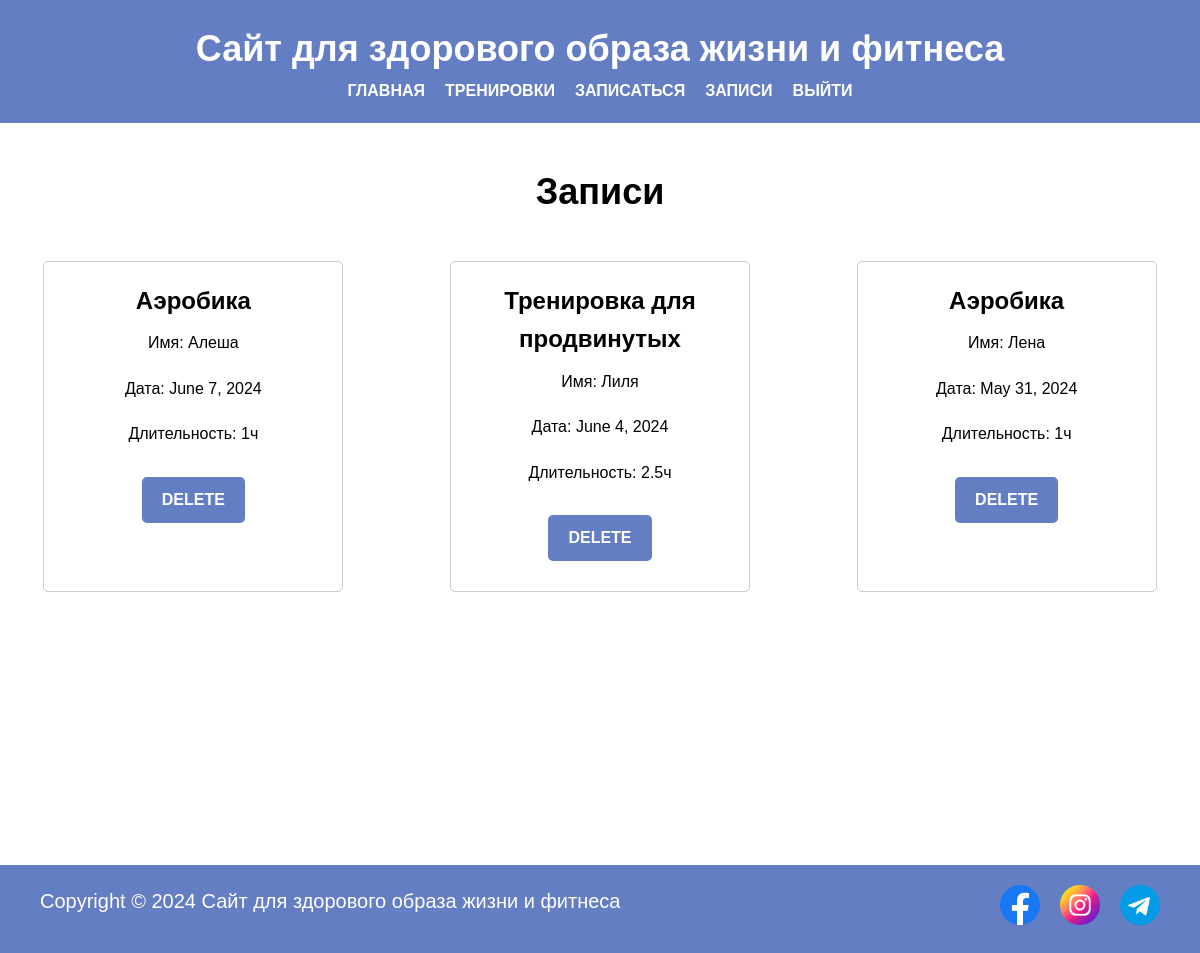
Screenshot of /list/ (signed in) with the database file from the repository.
### mysite/models.py (models this page shows, shortened)
class Registration(models.Model):
    id = models.AutoField(primary_key=True)
    name = models.CharField(max_length=75)
    title = models.CharField(max_length=75)
    date = models.DateField()
    duration = models.CharField(max_length=5)

### mysite/views.py (the view)
# urls.py: path('list/', views.list_page, name="list"),
def list_page(request):
    regs = Registration.objects.all()
    return render(request, "list.html", {"regs": regs})

### templates/list.html (shortened to what this page needs)
{% extends "layout.html" %}
{% load static %}
{% block content %}
<section class="trainings">
    <h2>Записи</h2>
    <div class="trainings-list">
    {% for reg in regs %}
    <div class="training">
      <div class="training-info">
        <h3>{{reg.title}}</h3>
        <p>Имя: {{reg.name}}</p>
        <p>Дата: {{reg.date}}</p>
        <p>Длительность: {{reg.duration}}</p>
        <a href="{% url "list_delete" id=reg.id %}" class="btn">Delete</a>
      </div>
    </div>
      {% endfor %}
    </div>
  </section>
{% endblock content %}

### static/css/style.css (style rules this page uses)
* { margin: 0; padding: 0; box-sizing: border-box; }
body { font-family: Arial, sans-serif; line-height: 1.6; height: 100%; }
a { text-decoration: none; }
.trainings { padding: 40px 0; }
.trainings h2 { font-size: 36px; text-align: center; margin-bottom: 40px; }
.trainings-list { display: flex; flex-wrap: wrap; justify-content: space-around; gap: 20px; }
.training { width: 25%; padding: 20px; background-color: #fff; border: 1px solid #ccc; border-radius: 5px; }
.training-info { text-align: center; }
.training-info h3 { font-size: 24px; margin-bottom: 10px; }
.training-info p { font-size: 16px; margin-bottom: 20px; }
.training-info a { display: inline-block; padding: 10px 20px; background-color: #647ec3; color: #fff; text-transform: uppercase; font-weight: bold; border-radius: 5px; }
.btn { padding: 8px 16px; margin: 10px auto; display: block; background-color: #647ec3; color: white; cursor: pointer; }

### rows the page displays
Registration: title "Аэробика", name "Алеша", date "June 7, 2024", duration "1ч"
Registration: title "Тренировка для продвинутых", name "Лиля", date "June 4, 2024", duration "2.5ч"
Registration: title "Аэробика", name "Лена", date "May 31, 2024", duration "1ч"
